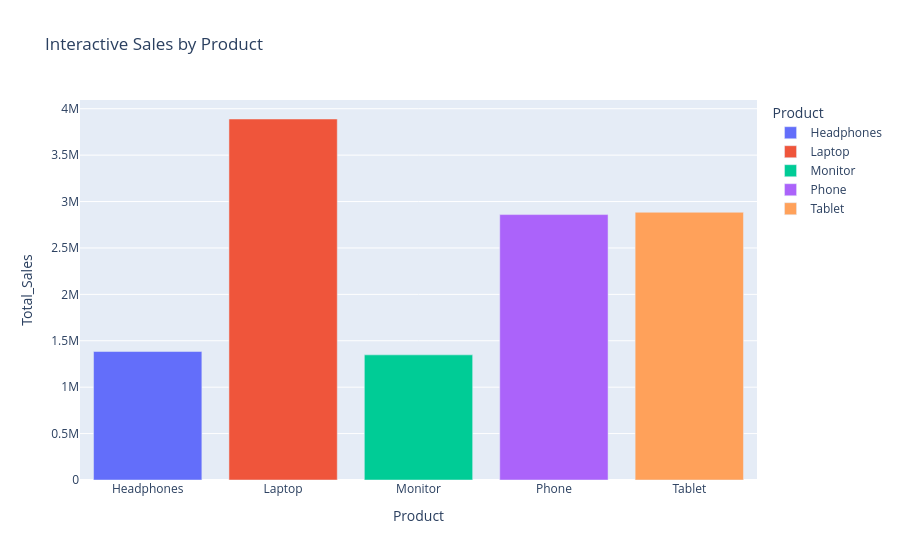

Write notebook code for a chart like this one.
### Code cell
fig = px.bar(
    df.groupby("Product", as_index=False)["Total_Sales"].sum(),
    x="Product",
    y="Total_Sales",
    color="Product",
    title="Interactive Sales by Product"
)

fig.show()

### Figure 1 — Plotly figure (JSON) as saved in the notebook; plotly's stock layout.template omitted (floating-point values rounded to 4 significant figures)
{"data": [{"hovertemplate": "Product=%{x}<br>Total_Sales=%{y}<extra></extra>", "legendgroup": "Headphones", "marker": {"color": "#636efa", "pattern": {"shape": ""}}, "name": "Headphones", "orientation": "v", "showlegend": true, "textposition": "auto", "type": "bar", "x": ["Headphones"], "xaxis": "x", "y": [1384033], "yaxis": "y"}, {"hovertemplate": "Product=%{x}<br>Total_Sales=%{y}<extra></extra>", "legendgroup": "Laptop", "marker": {"color": "#EF553B", "pattern": {"shape": ""}}, "name": "Laptop", "orientation": "v", "showlegend": true, "textposition": "auto", "type": "bar", "x": ["Laptop"], "xaxis": "x", "y": [3889210], "yaxis": "y"}, {"hovertemplate": "Product=%{x}<br>Total_Sales=%{y}<extra></extra>", "legendgroup": "Monitor", "marker": {"color": "#00cc96", "pattern": {"shape": ""}}, "name": "Monitor", "orientation": "v", "showlegend": true, "textposition": "auto", "type": "bar", "x": ["Monitor"], "xaxis": "x", "y": [1348071], "yaxis": "y"}, {"hovertemplate": "Product=%{x}<br>Total_Sales=%{y}<extra></extra>", "legendgroup": "Phone", "marker": {"color": "#ab63fa", "pattern": {"shape": ""}}, "name": "Phone", "orientation": "v", "showlegend": true, "textposition": "auto", "type": "bar", "x": ["Phone"], "xaxis": "x", "y": [2859394], "yaxis": "y"}, {"hovertemplate": "Product=%{x}<br>Total_Sales=%{y}<extra></extra>", "legendgroup": "Tablet", "marker": {"color": "#FFA15A", "pattern": {"shape": ""}}, "name": "Tablet", "orientation": "v", "showlegend": true, "textposition": "auto", "type": "bar", "x": ["Tablet"], "xaxis": "x", "y": [2884340], "yaxis": "y"}], "layout": {"barmode": "relative", "legend": {"title": {"text": "Product"}, "tracegroupgap": 0}, "title": {"text": "Interactive Sales by Product"}, "xaxis": {"anchor": "y", "categoryarray": ["Headphones", "Laptop", "Monitor", "Phone", "Tablet"], "categoryorder": "array", "domain": [0, 1], "title": {"text": "Product"}}, "yaxis": {"anchor": "x", "domain": [0, 1], "title": {"text": "Total_Sales"}}}}
